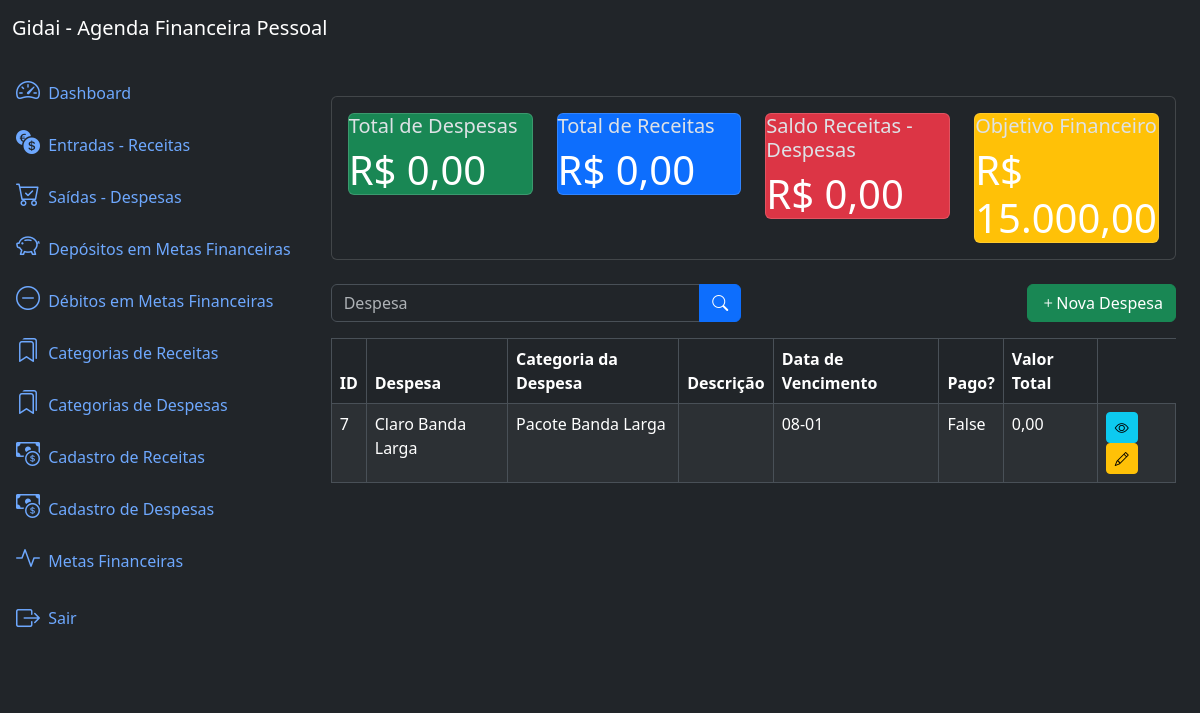
The app's page /expenses/list/ (signed in) with its own data.
### expenses/models.py (models this page shows, shortened)
class Expense(models.Model):
    name = models.CharField(max_length=200)
    kindexpense = models.ForeignKey(KindExpense, on_delete=models.PROTECT, name='expenses')
    description = models.TextField(null=True, blank=True)
    duedate = models.CharField(max_length=5, validators=[validate_day_month], help_text="Insira dia e mês DD-MM")
    paid = models.BooleanField(default=True)
    value = models.DecimalField(max_digits=20, decimal_places=2, blank=True, null=True, default=0.00)
    class Meta:
        ordering = ['name']

### kindexpenses/models.py (models this page shows)
class KindExpense(models.Model):
    name = models.CharField(max_length=100)
    description = models.TextField(blank=True, null=True)
    class Meta:
        ordering = ['name']
    def __str__(self):
        return self.name

### expenses/views.py (the view)
# urls.py: path('expenses/list/', views.ExpenseListView.as_view(), name='expense_list'), # a utilização do name aqui, serve por exemplo para ser usada no HTML no método de busca
class ExpenseListView(LoginRequiredMixin, ListView):
    model = models.Expense
    template_name = 'expense_list.html'
    context_object_name ='expenses'
    paginate_by = 10
    def get_queryset(self):
        queryset = super().get_queryset()
        name = self.request.GET.get('name')
        if name:
            queryset = queryset.filter(name__icontains=name)
        return queryset
    def get_context_data(self, **kwargs):
        context = super().get_context_data(**kwargs)
        context['expense_metrics'] = metrics.get_expense_metrics()
        return context

### app/metrics.py (called while the page is built)
def get_expense_metrics():
    revenues = Revenue.objects.all()
    expenses = Expense.objects.all()
    goals    = Goal.objects.all()
    total_revenue = sum(revenue.value for revenue in revenues)
    total_expense = sum(expense.value for expense in expenses)
    balance = total_revenue - total_expense
    total_goal = sum(goal.goalvalue for goal in goals)
    return dict(
        total_revenue=number_format(total_revenue, decimal_pos=2, force_grouping=True),
        total_expense=number_format(total_expense, decimal_pos=2, force_grouping=True),
        balance=number_format(balance, decimal_pos=2, force_grouping=True),
        total_goal=number_format(total_goal, decimal_pos=2, force_grouping=True),
        )

### expenses/templates/expense_list.html (shortened to what this page needs)
{% extends 'base.html'  %}
{% block content %}
{% include 'components/_expense_metrics.html' %}
<div class="row mb-3">
    <div class="col-md-6">
        <form method="get" action="{% url 'expense_list' %}">
            <div class="input-group">
                <input type="text" class="form-control" name="name" placeholder="Despesa" value="{{ request.GET.name}}">
                <button type="submit" class="btn btn-primary">
                    <i class="bi bi-search"></i>
                </button>
            </div>
        </form>
    </div>
    <div class="col-md-6">
        <a href="{% url 'expense_create' %}" class="btn btn-success float-end">
            <i class="bi bi-plus"></i>Nova Despesa
        </a>
    </div>
</div>
<div class="table-responsive">
    <table class="table table-striped table-bordered">
        <thead class="thead-dark">
            <tr>
                <th>ID</th>
                <th>Despesa</th>
                <th>Categoria da Despesa</th>
                <th>Descrição</th>
                <th>Data de Vencimento</th>
                <th>Pago?</th>
                <th>Valor Total</th>
            </tr>
        </thead>
        <tbody>
            {% for expense in expenses %}
                <tr>
                    <td> {{ expense.id }} </td>
                    <td> {{ expense.name }} </td>
                    <td> {{ expense.expenses }} </td>
                    <td> {{ expense.description }} </td>
                    <td> {{ expense.duedate }} </td>
                    <td> {{ expense.paid }} </td>
                    <td> {{ expense.value }} </td>
                    <td>
                        <a href="{% url 'expense_detail' expense.id %}" class="btn btn-info btn-sm">
                            <i class="bi bi-eye"></i>
                        </a>
                        <a href="{% url 'expense_update' expense.id %}" class="btn btn-warning btn-sm">
                            <i class="bi bi-pencil"></i>
                        </a>
                    </td>
                </tr>
            {% endfor %}
        </tbody>
    </table>
</div>
{% endblock %}

### records on screen
Expense: id "7", name "Claro Banda Larga", expenses "Pacote Banda Larga", duedate "08-01", paid "False", value "0,00"

### other values on screen
{{ expense_metrics.total_expense }} "0,00"
{{ expense_metrics.total_revenue }} "0,00"
{{ expense_metrics.balance }} "0,00"
{{ expense_metrics.total_goal }} "15.000,00"
